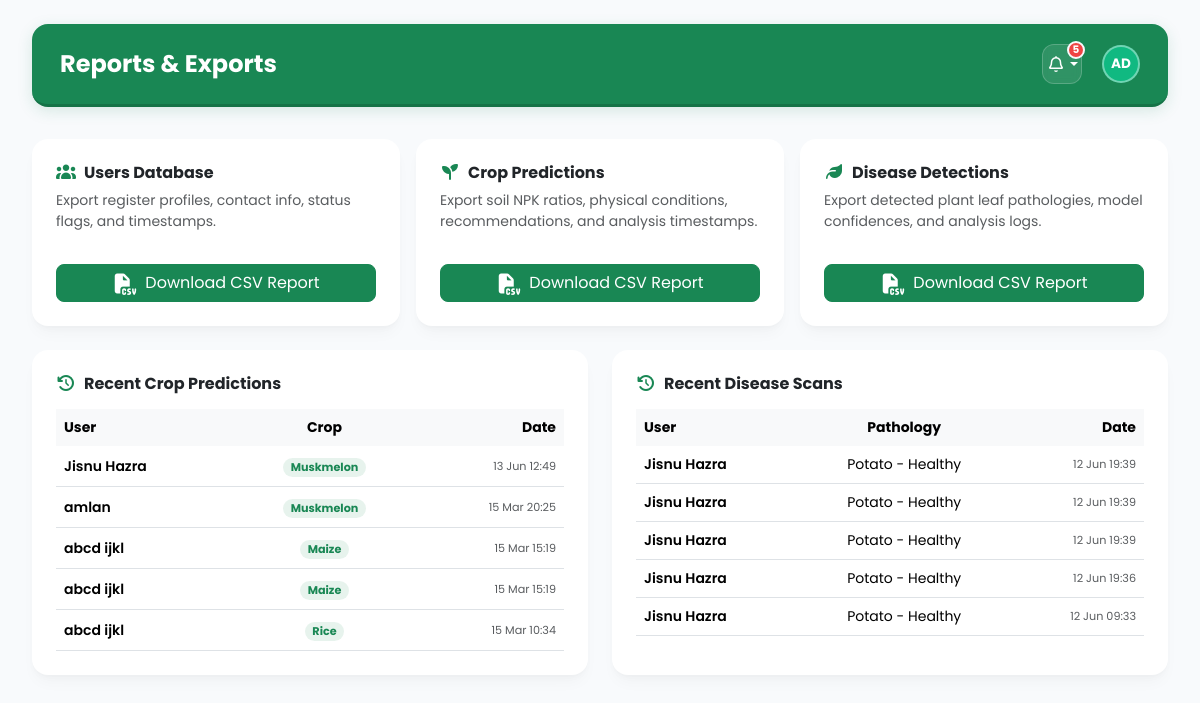
The app's page /admin_reports/ (signed in), older data.
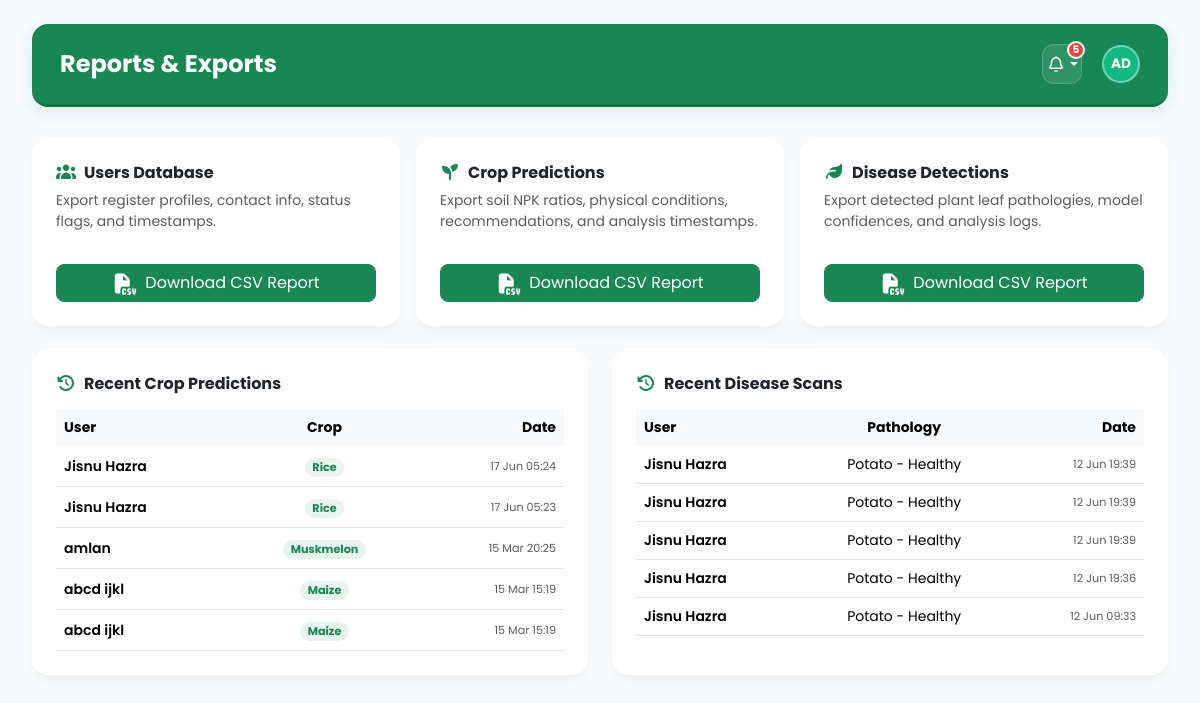
The same page, newer data.
### recommender/models.py (models this page shows, shortened)
class Prediction(models.Model):
    user = models.ForeignKey(User, on_delete=models.CASCADE, related_name='predictions')
    N = models.FloatField()
    P = models.FloatField()
    K = models.FloatField()
    temperature = models.FloatField()
    humidity = models.FloatField()
    ph = models.FloatField()
    rainfall = models.FloatField()
    predicted_crop = models.CharField(max_length=15)
    created_at = models.DateTimeField(auto_now_add=True)
    class Meta:
        ordering = ['-created_at']

class DiseasePrediction(models.Model):
    user = models.ForeignKey(
        User,
        on_delete=models.CASCADE,
        related_name='disease_predictions',
        null=True,
        blank=True
    )
    disease_name = models.CharField(max_length=100)
    confidence = models.FloatField()
    created_at = models.DateTimeField(auto_now_add=True)
    class Meta:
        ordering = ['-created_at']
    @property
    def formatted_disease_name(self):
        name = self.disease_name
        if "___" in name:
            parts = name.split("___")
            crop = parts[0].replace("_", " ").title()
            disease = parts[1].replace("_", " ").strip().title()
            return f"{crop} - {disease}"
        return name.replace("_", " ").title()

### recommender/views.py (the view)
# urls.py: path('admin_reports/',admin_reports_view,name='admin_reports'),
@user_passes_test(is_staff, login_url='admin_login')
def admin_reports_view(request):
    recent_users = User.objects.filter(is_staff=False).order_by('-date_joined')[:5]
    recent_predictions = Prediction.objects.select_related('user').order_by('-created_at')[:5]
    recent_detections = DiseasePrediction.objects.select_related('user').order_by('-created_at')[:5]
    context = {
        'recent_users': recent_users,
        'recent_predictions': recent_predictions,
        'recent_detections': recent_detections,
    }
    return render(request, 'admin_reports.html', context)

### recommender/views.py (called while the page is built)
def is_staff(user):
    return user.is_authenticated and user.is_staff

### recommender/templates/admin_reports.html (shortened to what the changed rows need)
{% extends 'admin_base.html' %}
{% load static %}
{% block content %}
<div class="container-fluid p-0" style="animation: fadeIn 0.5s ease-in-out;">
    <div class="row g-4 mb-4">
        <div class="col-lg-6">
            <div class="card dashboard-card border-0 h-100">
                <div class="card-body p-4">
                    <div class="table-responsive">
                        <table class="table table-sm align-middle mb-0">
                            <thead class="table-light text-muted small">
                                <tr>
                                    <th class="border-0 px-2 py-2">User</th>
                                    <th class="border-0 py-2 text-center">Crop</th>
                                    <th class="border-0 px-2 py-2 text-end">Date</th>
                                </tr>
                            </thead>
                            <tbody>
                                {% if recent_predictions %}
                                    {% for p in recent_predictions %}
                                        <tr>
                                            <td class="px-2 py-2 small fw-semibold text-slate-700">
                                                {{ p.user.get_full_name|default:p.user.username }}
                                            </td>
                                            <td class="py-2 text-center">
                                                <span class="badge bg-success bg-opacity-10 text-success rounded-pill" style="font-size: 0.7rem;">
                                                    {{ p.predicted_crop|title }}
                                                </span>
                                            </td>
                                            <td class="px-2 py-2 text-end text-muted small" style="font-size: 0.7rem;">
                                                {{ p.created_at|date:"d M H:i" }}
                                            </td>
                                        </tr>
                                    {% endfor %}
                                {% else %}
                                    <tr>
                                        <td colspan="3" class="text-center text-muted py-4 small">No prediction records.</td>
                                    </tr>
                                {% endif %}
                            </tbody>
                        </table>
                    </div>
                </div>
            </div>
        </div>
        <div class="col-lg-6">
            <div class="card dashboard-card border-0 h-100">
                <div class="card-body p-4">
                    <div class="table-responsive">
                        <table class="table table-sm align-middle mb-0">
                            <thead class="table-light text-muted small">
                                <tr>
                                    <th class="border-0 px-2 py-2">User</th>
                                    <th class="border-0 py-2 text-center">Pathology</th>
                                    <th class="border-0 px-2 py-2 text-end">Date</th>
                                </tr>
                            </thead>
                            <tbody>
                                {% if recent_detections %}
                                    {% for d in recent_detections %}
                                        <tr>
                                            <td class="px-2 py-2 small fw-semibold text-slate-700">
                                                {% if d.user %}{{ d.user.get_full_name|default:d.user.username }}{% else %}Anonymous{% endif %}
                                            </td>
                                            <td class="py-2 text-center small text-slate-800">
                                                {{ d.formatted_disease_name }}
                                            </td>
                                            <td class="px-2 py-2 text-end text-muted small" style="font-size: 0.7rem;">
                                                {{ d.created_at|date:"d M H:i" }}
                                            </td>
                                        </tr>
                                    {% endfor %}
                                {% else %}
                                    <tr>
                                        <td colspan="3" class="text-center text-muted py-4 small">No scanning records.</td>
                                    </tr>
                                {% endif %}
                            </tbody>
                        </table>
                    </div>
                </div>
            </div>
        </div>
    </div>
</div>
{% endblock %}

Row changes from the older to the newer data that the page shows:
removed Prediction: user.get_full_name "Jisnu Hazra", predicted_crop "Muskmelon", created_at "13 Jun 12:49"
no longer on this page (row unchanged): Prediction: user.get_full_name "abcd ijkl", predicted_crop "Rice", created_at "15 Mar 10:34"
added Prediction: user.get_full_name "Jisnu Hazra", predicted_crop "Rice", created_at "17 Jun 05:24"
added Prediction: user.get_full_name "Jisnu Hazra", predicted_crop "Rice", created_at "17 Jun 05:23"
